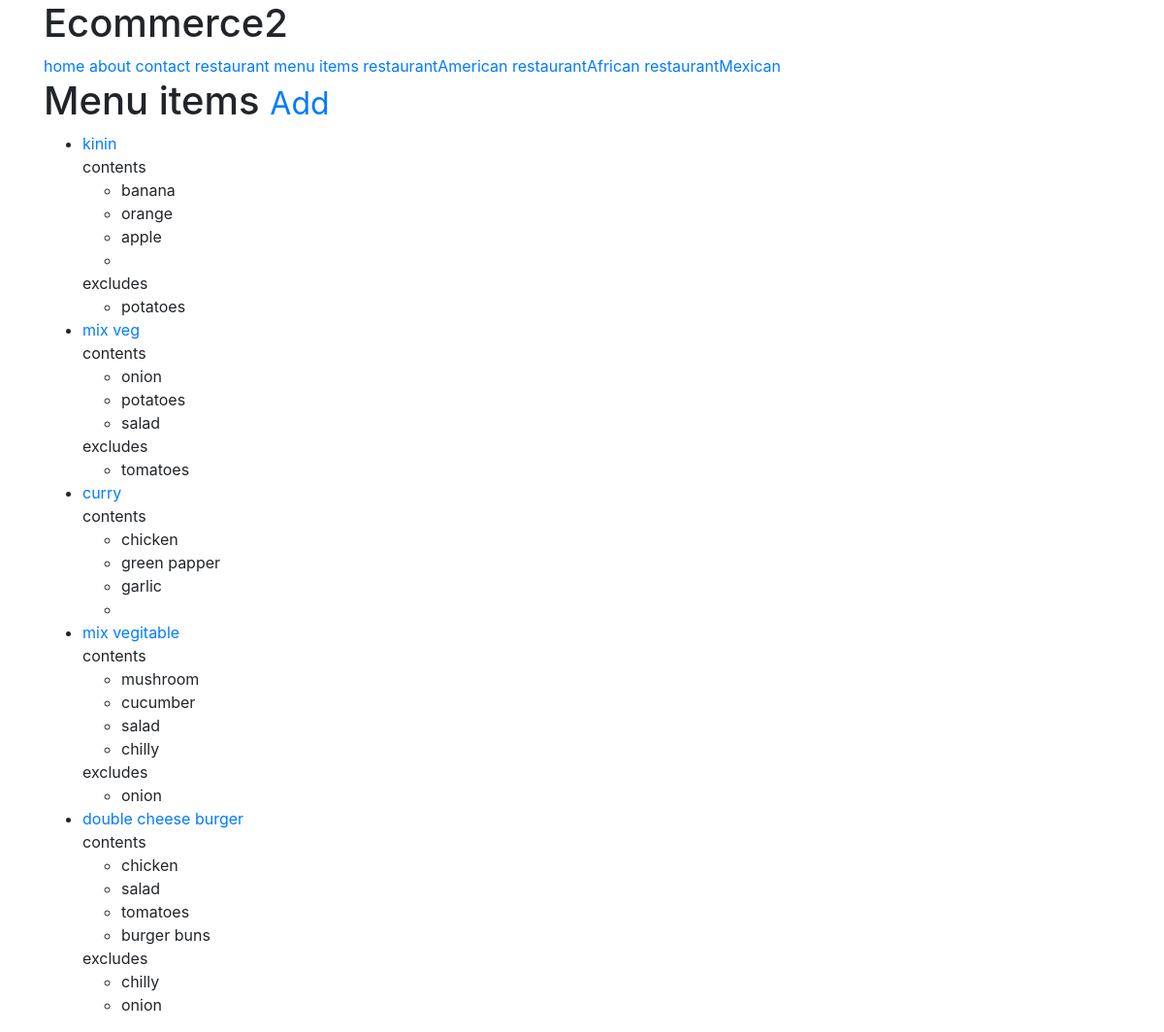
The page /items/ (signed in) on the database its author committed.
### menu/models.py (models this page shows, shortened)
class Item(models.Model):
    user            = models.ForeignKey(settings.AUTH_USER_MODEL)
    restaurant      = models.ForeignKey(RestaurantLocation)
    name            = models.CharField(max_length=120)
    contents        = models.TextField(help_text="seperate each items by comma")
    excludes        = models.TextField(blank=True, null=True, help_text="seperate each items by comma")
    public          = models.BooleanField(default=True)
    timestap        = models.DateTimeField(auto_now_add=True)
    updated         = models.DateTimeField(auto_now=True)
    def get_absolute_url(self):
        return reverse("menu:detail", kwargs={"pk":self.pk})
    class Meta:
        ordering = ['-updated', '-timestap']   #Item.objects.all()
    def get_contents(self):
        return self.contents.split(",")
    def get_excludes(self):
        return self.excludes.split(",")

### menu/views.py (the view)
class ItemListView(LoginRequiredMixin, ListView):
    def get_queryset(self):
        return Item.objects.filter(user=self.request.user)

### menu/templates/menu/item_list.html (shortened to what this page needs)
{% extends 'base.html' %}
{% block content %}
    <h1>Menu items <small><a href="{% url 'menu:create' %}">Add</a></small></h1>
    <ul>
      {% for obj in object_list %}
          <li> <a href="{{obj.get_absolute_url}}">{{obj.name}} </a> <br>
            {% if obj.contents  %}
              contents
              <ul>
                {% for item in obj.get_contents %}
                <li>{{item}}</li>
                {% endfor %}
              </ul>
            {% endif %}
            {% if obj.excludes %}
              excludes
              <ul>
                {% for item in obj.get_excludes %}
                <li>{{item}}</li>
                {% endfor %}
              </ul>
          {% endif %}
          </li>
        {% empty %}
        <li><a href="{% url 'menu:create' %}">Add menu item</a></li>
      {% endfor %}
    </ul>
{% endblock %}

### rows shown on the page
Item: name "kinin", get_contents "banana" "orange" "apple", get_excludes "potatoes"
Item: name "mix veg", get_contents "onion" "potatoes" "salad", get_excludes "tomatoes"
Item: name "curry", get_contents "chicken" "green papper" "garlic"
Item: name "mix vegitable", get_contents "mushroom" "cucumber" "salad" "chilly", get_excludes "onion"
Item: name "double cheese burger", get_contents "chicken" "salad" "tomatoes" "burger buns", get_excludes "chilly" "onion"
